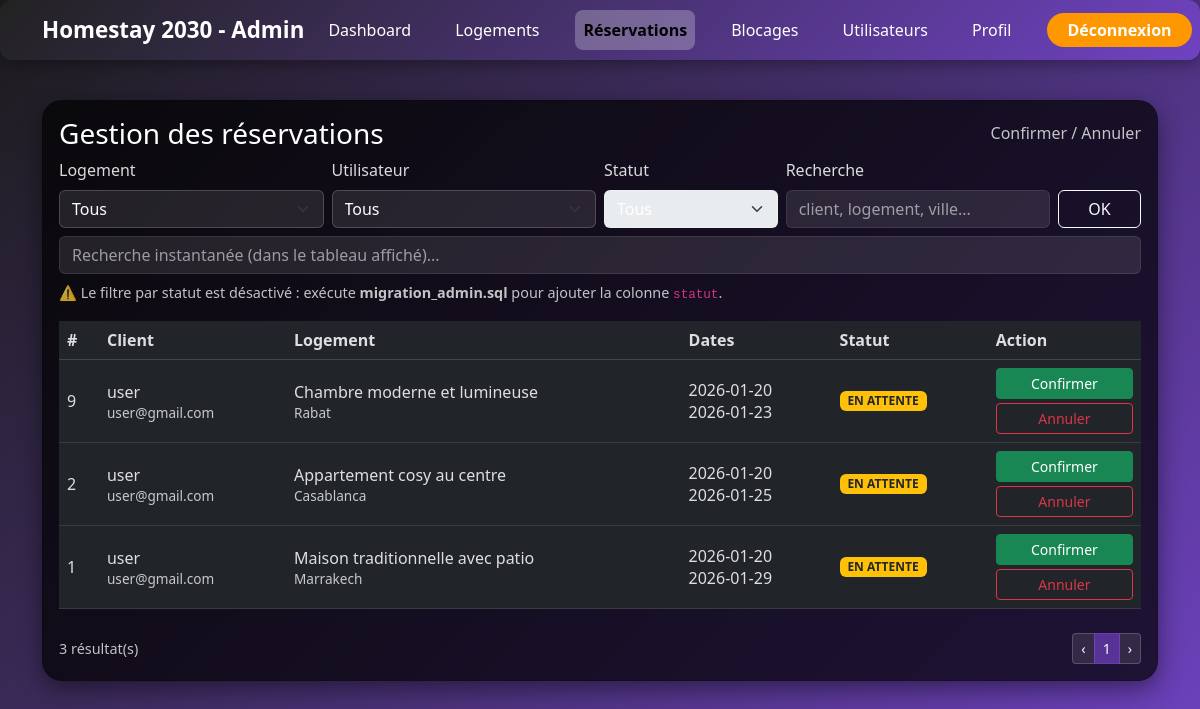
The app's page /admin_reservations.php (signed in) with its own data.
### tables this page shows
CREATE TABLE `reservations` (
  `id` int(11) NOT NULL,
  `logement_id` int(11) NOT NULL,
  `user_id` int(11) NOT NULL,
  `date_debut` date NOT NULL,
  `date_fin` date NOT NULL,
  `prix_total` decimal(10,2) NOT NULL,
  `created_at` timestamp NOT NULL DEFAULT current_timestamp()
);

CREATE TABLE `users` (
  `id` int(11) NOT NULL,
  `nom` varchar(100) NOT NULL,
  `email` varchar(150) NOT NULL,
  `password` varchar(255) NOT NULL,
  `role` enum('USER','ADMIN') DEFAULT 'USER',
  `created_at` timestamp NOT NULL DEFAULT current_timestamp()
);

CREATE TABLE `logements` (
  `id` int(11) NOT NULL,
  `user_id` int(11) NOT NULL,
  `titre` varchar(150) DEFAULT NULL,
  `ville` varchar(100) NOT NULL,
  `type_logement` enum('Chambre','Appartement','Maison') NOT NULL,
  `capacite` int(11) NOT NULL,
  `equipements` text DEFAULT NULL,
  `image` varchar(255) NOT NULL,
  `prix` decimal(10,2) DEFAULT NULL,
  `prix_suggere_ia` decimal(10,2) DEFAULT NULL,
  `created_at` timestamp NOT NULL DEFAULT current_timestamp()
);

### admin_reservations.php (the view, shortened to what this page needs)
<?php
require 'db.php';
include 'admin_menu.php';
function table_column_exists(PDO $pdo, string $table, string $column): bool {
    try {
        $stmt = $pdo->prepare("SHOW COLUMNS FROM `$table` LIKE ?");
        $stmt->execute([$column]);
        return (bool)$stmt->fetch();
    } catch (Exception $e) {
        return false;
    }
}
$has_statut = table_column_exists($pdo, 'reservations', 'statut');
$search = trim($_GET['q'] ?? '');
$per_page = 10;
$page = max(1, (int)($_GET['p'] ?? 1));
$offset = ($page - 1) * $per_page;
$where = [];
$params = [];
$where_sql = $where ? ('WHERE ' . implode(' AND ', $where)) : '';
$total_rows = 0;
try {
    $count_sql = "SELECT COUNT(*) AS c
                  FROM reservations r
                  JOIN users u ON u.id = r.user_id
                  JOIN logements l ON l.id = r.logement_id
                  $where_sql";
    $stmt = $pdo->prepare($count_sql);
    $stmt->execute($params);
    $total_rows = (int)($stmt->fetch()['c'] ?? 0);
} catch (Exception $e) {
    $total_rows = 0;
}
$total_pages = max(1, (int)ceil($total_rows / $per_page));
$reservations = [];
try {
    $sql = "SELECT r.*, u.nom AS client, u.email AS client_email,
                   l.titre AS logement_titre, l.ville AS logement_ville
            FROM reservations r
            JOIN users u ON u.id = r.user_id
            JOIN logements l ON l.id = r.logement_id
            $where_sql
            ORDER BY r.created_at DESC
            LIMIT $per_page OFFSET $offset";
    $stmt = $pdo->prepare($sql);
    $stmt->execute($params);
    $reservations = $stmt->fetchAll();
} catch (Exception $e) {
    $reservations = [];
}
function build_query(array $overrides = []): string {
    $q = $_GET;
    foreach ($overrides as $k => $v) {
        if ($v === null || $v === '') {
            unset($q[$k]);
        } else {
            $q[$k] = $v;
        }
    }
    return http_build_query($q);
}
?>
<!DOCTYPE html>
<html lang="fr">
<head>
    <link href="https://cdn.jsdelivr.net/npm/bootstrap@5.3.0/dist/css/bootstrap.min.css" rel="stylesheet">
</head>
<body>
<div class="container py-4">
    <div class="card p-3">
        <div class="d-flex justify-content-between align-items-center mb-2">
            <h3 class="m-0">Gestion des réservations</h3>
            <span class="muted">Confirmer / Annuler</span>
        </div>
        <form class="row g-2 align-items-end mb-3" method="GET">
            <div class="col-md-3">
                <label class="form-label">Logement</label>
                <select class="form-select" name="logement_id">
                    <option value="0">Tous</option>
                </select>
            </div>
            <div class="col-md-3">
                <label class="form-label">Utilisateur</label>
                <select class="form-select" name="user_id">
                    <option value="0">Tous</option>
                </select>
            </div>
            <div class="col-md-2">
                <label class="form-label">Statut</label>
                <select class="form-select" name="statut" <?= $has_statut ? '' : 'disabled' ?>>
                    <option value="">Tous</option>
                </select>
            </div>
            <div class="col-md-3">
                <label class="form-label">Recherche</label>
                <input class="form-control" type="text" name="q" value="<?= htmlspecialchars($search) ?>" placeholder="client, logement, ville...">
            </div>
            <div class="col-md-1 d-grid">
                <button class="btn btn-outline-light" type="submit">OK</button>
            </div>
            <div class="col-12">
                <input class="form-control" id="liveSearch" type="text" placeholder="Recherche instantanée (dans le tableau affiché)...">
            </div>
            <?php if (!$has_statut): ?>
                <div class="col-12 muted" style="font-size:0.9rem">
                    ⚠️ Le filtre par statut est désactivé : exécute <b>migration_admin.sql</b> pour ajouter la colonne <code>statut</code>.
                </div>
            <?php endif; ?>
        </form>
        <div class="table-responsive">
            <table class="table table-dark table-hover align-middle" id="dataTable">
                <thead>
                    <tr>
                        <th>#</th>
                        <th>Client</th>
                        <th>Logement</th>
                        <th>Dates</th>
                        <th>Statut</th>
                        <th>Action</th>
                    </tr>
                </thead>
                <tbody>
                <?php if (empty($reservations)): ?>
                    <tr><td colspan="6">Aucune réservation.</td></tr>
                <?php else: ?>
                    <?php foreach ($reservations as $r): ?>
                        <?php $st = $has_statut ? ($r['statut'] ?? 'EN_ATTENTE') : 'EN_ATTENTE'; ?>
                        <tr>
                            <td><?= (int)$r['id'] ?></td>
                            <td>
                                <div><?= htmlspecialchars($r['client'] ?? '') ?></div>
                                <div class="muted" style="font-size:0.85rem"><?= htmlspecialchars($r['client_email'] ?? '') ?></div>
                            </td>
                            <td>
                                <div><?= htmlspecialchars($r['logement_titre'] ?? '') ?></div>
                                <div class="muted" style="font-size:0.85rem"><?= htmlspecialchars($r['logement_ville'] ?? '') ?></div>
                            </td>
                            <td>
                                <div><?= htmlspecialchars($r['date_debut'] ?? '') ?></div>
                                <div><?= htmlspecialchars($r['date_fin'] ?? '') ?></div>
                            </td>
                            <td>
                                <?php if ($st === 'CONFIRMEE'): ?>
                                    <span class="badge bg-success">CONFIRMÉE</span>
                                <?php elseif ($st === 'ANNULEE'): ?>
                                    <span class="badge bg-danger">ANNULÉE</span>
                                <?php else: ?>
                                    <span class="badge bg-warning text-dark">EN ATTENTE</span>
                                <?php endif; ?>
                            </td>
                            <td>
                                <div class="d-grid gap-1">
                                    <a class="btn btn-sm btn-success" href="admin_reservation_action.php?id=<?= (int)$r['id'] ?>&action=confirmer&redirect=<?= urlencode('admin_reservations.php?' . build_query()) ?>">Confirmer</a>
                                    <a class="btn btn-sm btn-outline-danger" href="admin_reservation_action.php?id=<?= (int)$r['id'] ?>&action=annuler&redirect=<?= urlencode('admin_reservations.php?' . build_query()) ?>">Annuler</a>
                                </div>
                            </td>
                        </tr>
                    <?php endforeach; ?>
                <?php endif; ?>
                </tbody>
            </table>
        </div>
        <div class="d-flex justify-content-between align-items-center mt-2">
            <div class="muted" style="font-size:0.9rem">
                <?= (int)$total_rows ?> résultat(s)
            </div>
            <nav aria-label="pagination">
                <ul class="pagination pagination-sm mb-0">
                    <li class="page-item <?= $page<=1?'disabled':'' ?>">
                        <a class="page-link" href="admin_reservations.php?<?= htmlspecialchars(build_query(['p' => max(1,$page-1)])) ?>">‹</a>
                    </li>
                    <?php
                        $start = max(1, $page - 2);
                        $end = min($total_pages, $page + 2);
                        for ($i=$start; $i<=$end; $i++):
                    ?>
                        <li class="page-item <?= $i===$page?'active':'' ?>">
                            <a class="page-link" href="admin_reservations.php?<?= htmlspecialchars(build_query(['p' => $i])) ?>"><?= $i ?></a>
                        </li>
                    <?php endfor; ?>
                    <li class="page-item <?= $page>=$total_pages?'disabled':'' ?>">
                        <a class="page-link" href="admin_reservations.php?<?= htmlspecialchars(build_query(['p' => min($total_pages,$page+1)])) ?>">›</a>
                    </li>
                </ul>
            </nav>
        </div>
    </div>
</div>
</body>
</html>

### admin_reservations.php (style rules this page uses)
body { background: linear-gradient(135deg, #1c1c1c, #6f42c1); min-height: 100vh; font-family: 'Segoe UI', sans-serif; }
.card { border-radius: 20px; background-color: rgba(0,0,0,0.70); color: #fff; box-shadow: 0 8px 25px rgba(0,0,0,0.45); }
.table thead th { color: rgba(255,255,255,0.85); border-bottom: 1px solid rgba(255,255,255,0.15); }
.table td { color: rgba(255,255,255,0.85); border-bottom: 1px solid rgba(255,255,255,0.10); }
.muted { color: rgba(255,255,255,0.75); }
.form-label { color: rgba(255,255,255,0.85); }
.form-control, .form-select { background-color: rgba(255,255,255,0.10); color: #fff; border: 1px solid rgba(255,255,255,0.18); }
.form-control::placeholder { color: rgba(255,255,255,0.55); }
option { color: #000; }
.pagination .page-link { background-color: rgba(255,255,255,0.10); border-color: rgba(255,255,255,0.18); color: #fff; }
.pagination .page-item.active .page-link { background-color: rgba(111,66,193,0.7); border-color: rgba(111,66,193,0.7); }

### records on screen
reservations: id "9", user.nom "user", user.email "user@gmail.com", logement.titre "Chambre moderne et lumineuse", logement.ville "Rabat", date_debut "2026-01-20", date_fin "2026-01-23"
reservations: id "2", user.nom "user", user.email "user@gmail.com", logement.titre "Appartement cosy au centre", logement.ville "Casablanca", date_debut "2026-01-20", date_fin "2026-01-25"
reservations: id "1", user.nom "user", user.email "user@gmail.com", logement.titre "Maison traditionnelle avec patio", logement.ville "Marrakech", date_debut "2026-01-20", date_fin "2026-01-29"

### other values on screen
$total_rows "3"
